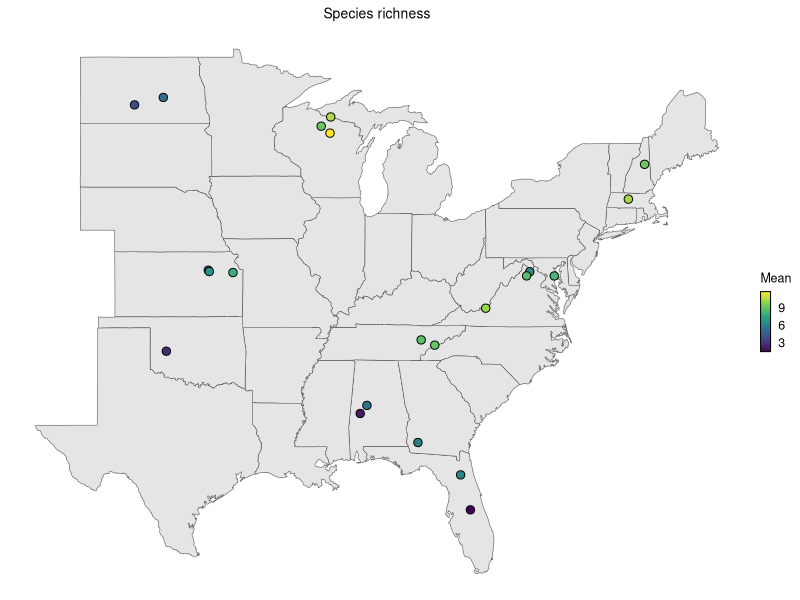
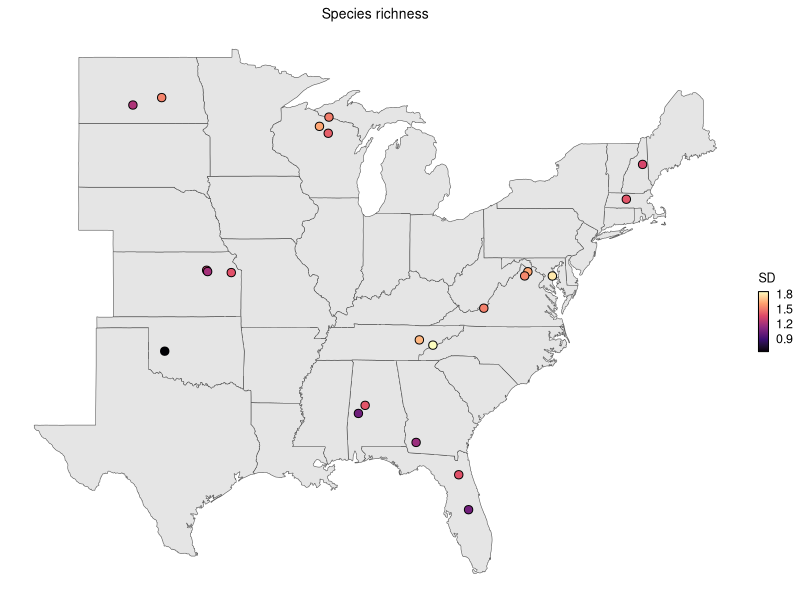
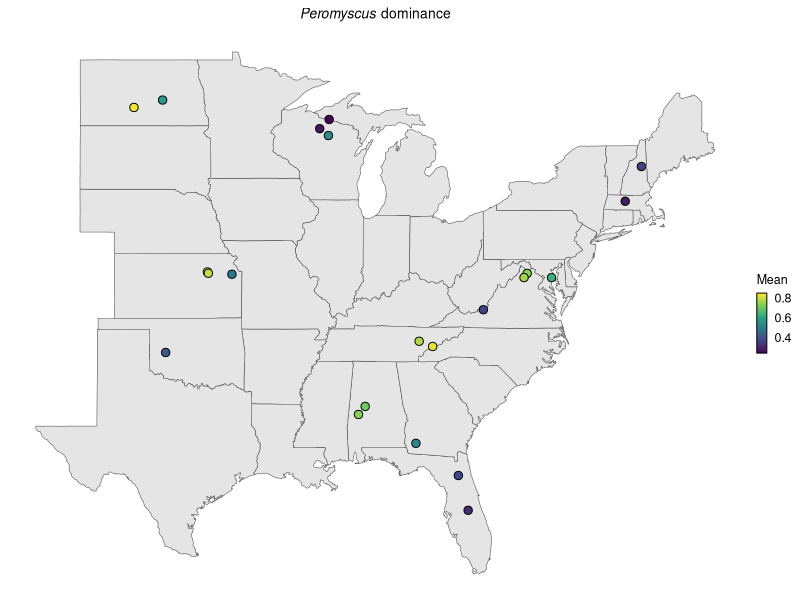
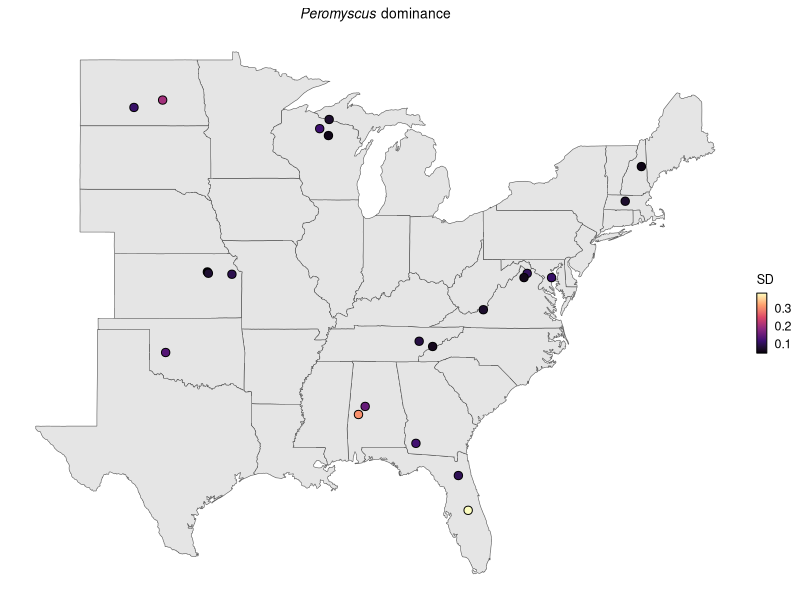
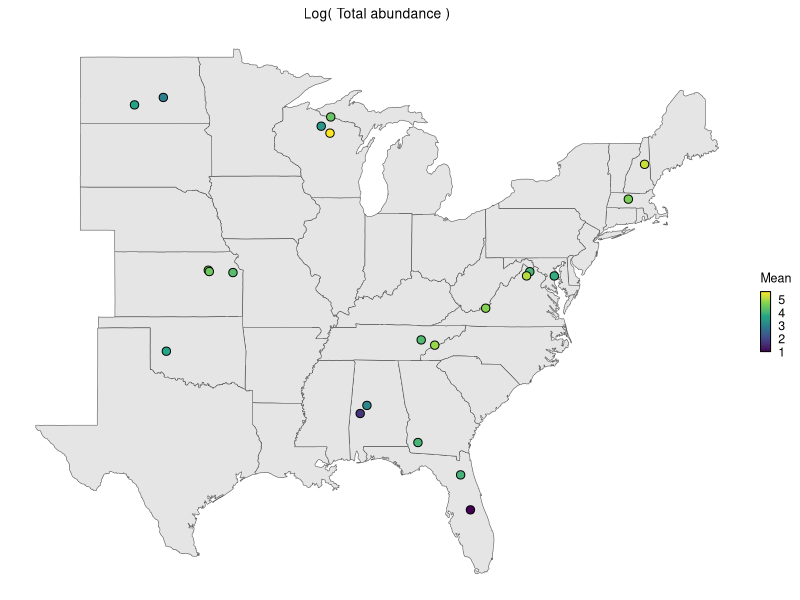
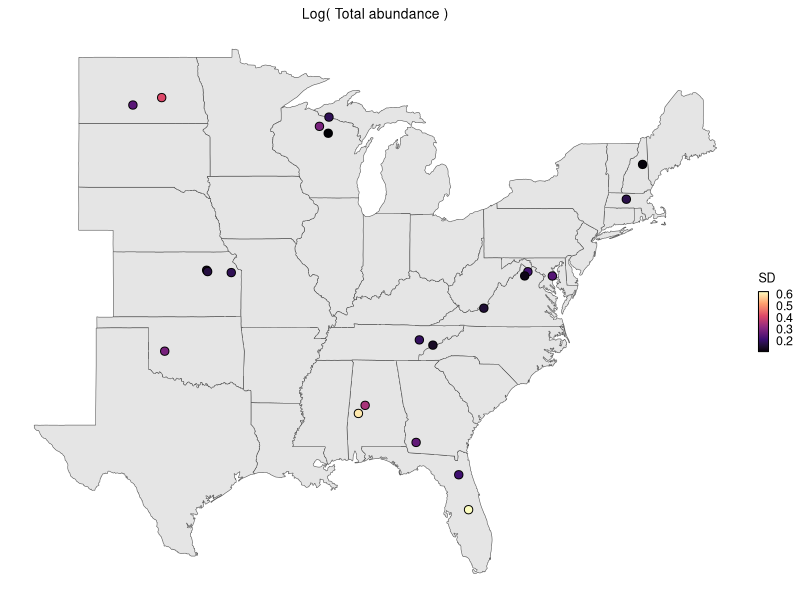
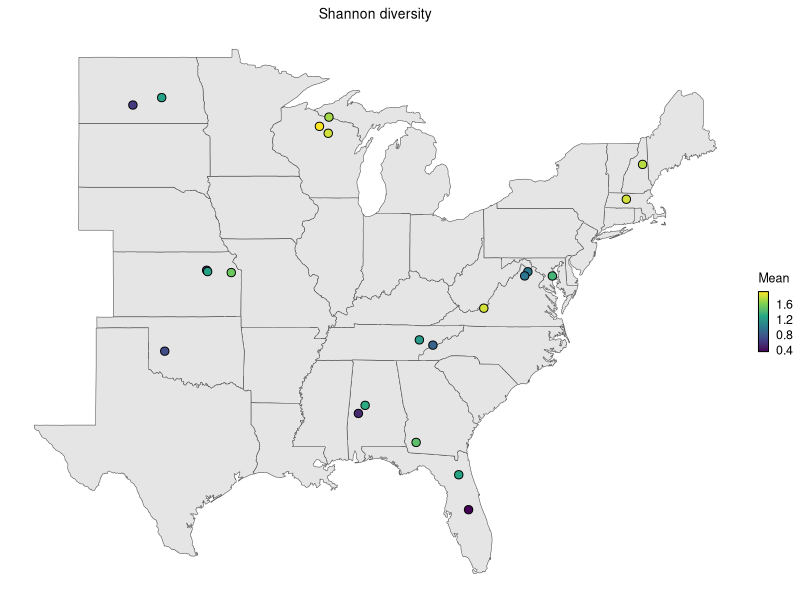
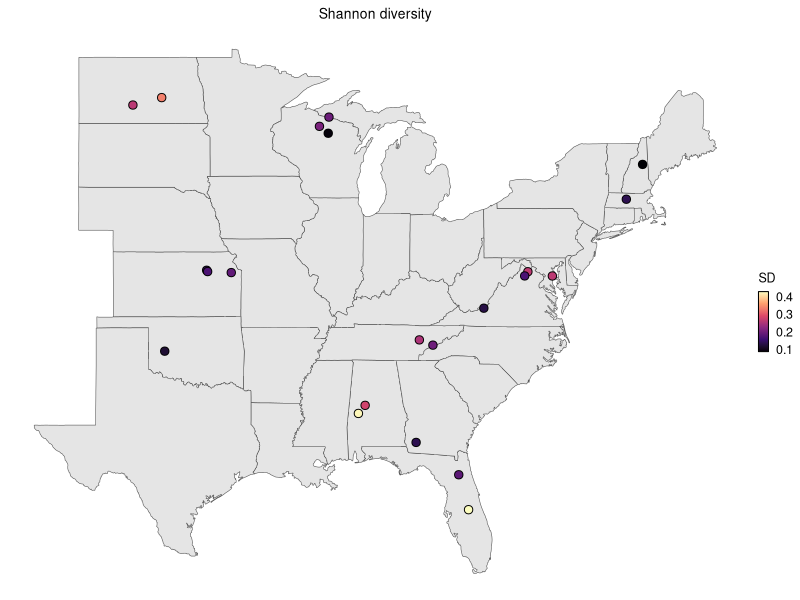

Write R code to recreate these figures, in order.
library(tidyverse)
library(here)
library(patchwork)
library(sf)

setwd(here::here("data"))
d <- readr::read_csv("disease_with_biodiversity_metrics_v01.csv") |> 
  dplyr::select(siteID, site) |> 
  dplyr::distinct()

setwd(here::here("results"))

df <- read_csv("sr_site_posterior.csv") |> 
  dplyr::group_by(site, period) |> 
  dplyr::summarise(mean = mean(sr), 
                   sd = sd(sr)) |> 
  dplyr::filter(mean > 0) |> 
  tibble::add_column(metric = "Species richness") |> 
  dplyr::full_join(
    read_csv("pd_site_posterior.csv") |> 
      dplyr::group_by(site, period) |> 
      dplyr::summarise(mean = mean(pd), 
                       sd = sd(pd)) |> 
      dplyr::filter(mean > 0) |> 
      tibble::add_column(metric = "Peromyscus dominance")
    ) |> 
  dplyr::full_join(
    read_csv("n_site_posterior.csv") |> 
      dplyr::group_by(site, period) |> 
      dplyr::summarise(mean = mean(log1p(totN)), 
                       sd = sd(log1p(totN))) |> 
      dplyr::filter(mean > 0) |> 
      tibble::add_column(metric = "Total abundance")
  ) |> 
  dplyr::full_join(
    read_csv("shan_site_posterior.csv") |> 
      dplyr::group_by(site, period) |> 
      dplyr::summarise(mean = mean(shannon), 
                       sd = sd(shannon)) |> 
      dplyr::filter(mean > 0) |> 
      tibble::add_column(metric = "Shannon diversity")
  ) |> 
  dplyr::full_join(
    read_csv("faith_site_posterior.csv") |> 
      dplyr::group_by(site, period) |> 
      dplyr::summarise(mean = mean(n_pd), 
                       sd = sd(n_pd)) |> 
      dplyr::filter(mean > 0) |> 
      tibble::add_column(metric = "Phylogenetic diversity")
  )

usa <- sf::st_as_sf(maps::map("state", fill=TRUE, plot =FALSE)) |> 
  dplyr::filter(! ID %in% c("washington", "oregon", "california", "nevada", "idaho", "utah", "arizona", "new mexico", 
                            "colorado", "wyoming", "montana") )

sites <- tibble::tibble(
  siteID = c("BART", "BLAN", "CLBJ", "DCFS", "DELA", "DSNY", "GRSM", "HARV", 
             "JERC", "KONA", "KONZ", "LENO", "MLBS", "NOGP", "OAES", "ORNL", 
             "OSBS", "SCBI", "SERC", "STEI", "TALL", "TREE", "UKFS", "UNDE", 
             "WOOD"), 
  xcoord = c(-71.3001021666667, -77.9643916, -97.61411925, -99.096803, -87.8097465, 
             -81.4102095555556, -83.4818927777778, -72.2440151111111, -84.457995, 
             -96.6270666666667, -96.570225125, -88.1918962857143, -80.5240751666667, 
             -100.911671285714, -99.0628615, -84.269079, -81.980435375, -78.1503481428571, 
             -76.542701125, -90.0730375, -87.4199015, -89.5628562857143, -95.196369, 
             -89.520750625, -99.2389639090909),
  ycoord = c(44.049036, 39.0864602, 33.3610965, 47.1750165, 32.53394875, 
             28.082952, 35.6918571111111, 42.4386822222222, 31.193419, 39.1550028333333, 
             39.093005125, 31.8143305714286, 37.400306, 46.7946964285714, 
             35.412609875, 35.9345959, 29.69836225, 38.89244, 38.8898185, 
             45.8091743333333, 32.90788275, 45.4896738571429, 39.0467195, 
             46.236238875, 47.1379026363636)) 

for_plot <- df |> 
  dplyr::left_join(d) |> 
  dplyr::left_join(sites)|>
  sf::st_as_sf(coords = c("xcoord", "ycoord"), 
               crs = 4326) 

( sr <- ggplot2::ggplot() + 
    ggplot2::geom_sf(data = usa, aes(geometry = geom)) +
    ggplot2::geom_sf(data = filter(for_plot, metric == "Species richness" & period == 1),
                     aes(geometry = geometry, fill = mean),
                     pch = 21, 
                     color = "black", 
                     size = 2.5) +  
    ggplot2::scale_fill_viridis_c("Mean") + 
    ggplot2::theme_void() +
    ggplot2::ggtitle("Species richness") +
    ggplot2::theme(plot.title = element_text(hjust = 0.5, 
                                             size = 10,
                                             color = "black"),
                   legend.title = element_text(size = 9, color = "black"),
                   legend.text = element_text(size = 9, color = "black"),
                   legend.box.margin = margin(0, 5, 0, 0),
                   legend.frame = element_rect(color = "black"),
                   legend.ticks = element_blank())  + 
    guides(fill = guide_colorbar(barwidth = 0.5, barheight = 3)))

( sr_sd <- ggplot2::ggplot() + 
    ggplot2::geom_sf(data = usa, aes(geometry = geom)) +
    ggplot2::geom_sf(data = filter(for_plot, metric == "Species richness" & period == 1),
                     aes(geometry = geometry, fill = sd),
                     pch = 21, 
                     color = "black", 
                     size = 2.5) +  
    ggplot2::scale_fill_viridis_c("SD", option = "A") + 
    ggplot2::theme_void() +
    ggplot2::ggtitle("Species richness") +
    ggplot2::theme(plot.title = element_text(hjust = 0.5, 
                                             size = 10,
                                             color = "black"),
                   legend.title = element_text(size = 9, color = "black"),
                   legend.text = element_text(size = 9, color = "black"),
                   legend.box.margin = margin(0, 5, 0, 0),
                   legend.frame = element_rect(color = "black"),
                   legend.ticks = element_blank()) + 
    guides(fill = guide_colorbar(barwidth = 0.5, barheight = 3)))
  

( pd <- ggplot2::ggplot() + 
    ggplot2::geom_sf(data = usa, aes(geometry = geom)) +
    ggplot2::geom_sf(data = filter(for_plot, metric == "Peromyscus dominance" & period == 1),
                     aes(geometry = geometry, fill = mean),
                     pch = 21, 
                     color = "black", 
                     size = 2.5) +  
    ggplot2::scale_fill_viridis_c("Mean") + 
    ggplot2::theme_void() +
    ggplot2::ggtitle( expression( paste( italic("Peromyscus"), " dominance"))) +
    ggplot2::theme(plot.title = element_text(hjust = 0.5, 
                                             size = 10,
                                             color = "black"),
                   legend.title = element_text(size = 9, color = "black"),
                   legend.text = element_text(size = 9, color = "black"),
                   legend.box.margin = margin(0, 5, 0, 0),
                   legend.frame = element_rect(color = "black"),
                   legend.ticks = element_blank())  + 
    guides(fill = guide_colorbar(barwidth = 0.5, barheight = 3)))

( pd_sd <- ggplot2::ggplot() + 
    ggplot2::geom_sf(data = usa, aes(geometry = geom)) +
    ggplot2::geom_sf(data = filter(for_plot, metric == "Peromyscus dominance" & period == 1),
                     aes(geometry = geometry, fill = sd),
                     pch = 21, 
                     color = "black", 
                     size = 2.5) +  
    ggplot2::scale_fill_viridis_c("SD", 
                                   option = "A") + 
    ggplot2::theme_void() +
    ggplot2::ggtitle( expression( paste( italic("Peromyscus"), " dominance"))) +
    ggplot2::theme(plot.title = element_text(hjust = 0.5, 
                                             size = 10,
                                             color = "black"),
                   legend.title = element_text(size = 9, color = "black"),
                   legend.text = element_text(size = 9, color = "black"),
                   legend.box.margin = margin(0, 5, 0, 0),
                   legend.frame = element_rect(color = "black"),
                   legend.ticks = element_blank()) + 
    guides(fill = guide_colorbar(barwidth = 0.5, barheight = 3)))

( n <- ggplot2::ggplot() + 
    ggplot2::geom_sf(data = usa, aes(geometry = geom)) +
    ggplot2::geom_sf(data = filter(for_plot, metric == "Total abundance" & period == 1),
                     aes(geometry = geometry, fill = mean),
                     pch = 21, 
                     color = "black",
                     size = 2.5) +  
    ggplot2::scale_fill_viridis_c("Mean") + 
    ggplot2::theme_void() +
    ggplot2::ggtitle("Log( Total abundance )") +
    ggplot2::theme(plot.title = element_text(hjust = 0.5, 
                                             size = 10,
                                             color = "black"),
                   legend.title = element_text(size = 9, color = "black"),
                   legend.text = element_text(size = 9, color = "black"),
                   legend.box.margin = margin(0, 5, 0, 0),
                   legend.frame = element_rect(color = "black"),
                   legend.ticks = element_blank())  + 
    guides(fill = guide_colorbar(barwidth = 0.5, barheight = 3)))

( n_sd <- ggplot2::ggplot() + 
    ggplot2::geom_sf(data = usa, aes(geometry = geom)) +
    ggplot2::geom_sf(data = filter(for_plot, metric == "Total abundance" & period == 1),
                     aes(geometry = geometry, fill = sd),
                     pch = 21, 
                     color = "black",
                     size = 2.5) +  
    ggplot2::scale_fill_viridis_c("SD",
                                   option = "A") + 
    ggplot2::theme_void() +
    ggplot2::ggtitle("Log( Total abundance )") +
    ggplot2::theme(plot.title = element_text(hjust = 0.5, 
                                             size = 10,
                                             color = "black"),
                   legend.title = element_text(size = 9, color = "black"),
                   legend.text = element_text(size = 9, color = "black"),
                   legend.box.margin = margin(0, 5, 0, 0),
                   legend.frame = element_rect(color = "black"),
                   legend.ticks = element_blank())  + 
    guides(fill = guide_colorbar(barwidth = 0.5, barheight = 3)))

( shan <- ggplot2::ggplot() + 
    ggplot2::geom_sf(data = usa, aes(geometry = geom)) +
    ggplot2::geom_sf(data = filter(for_plot, metric == "Shannon diversity" & period == 1),
                     aes(geometry = geometry, fill = mean),
                     pch = 21, 
                     color = "black",
                     size = 2.5) +  
    ggplot2::scale_fill_viridis_c("Mean") + 
    ggplot2::theme_void() +
    ggplot2::ggtitle("Shannon diversity") +
    ggplot2::theme(plot.title = element_text(hjust = 0.5, 
                                             size = 10,
                                             color = "black"),
                   legend.title = element_text(size = 9, color = "black"),
                   legend.text = element_text(size = 9, color = "black"),
                   legend.box.margin = margin(0, 5, 0, 0),
                   legend.frame = element_rect(color = "black"),
                   legend.ticks = element_blank()) + 
  guides(fill = guide_colorbar(barwidth = 0.5, barheight = 3)))


( shan_sd <- ggplot2::ggplot() + 
    ggplot2::geom_sf(data = usa, aes(geometry = geom)) +
    ggplot2::geom_sf(data = filter(for_plot, metric == "Shannon diversity" & period == 1),
                     aes(geometry = geometry, fill = sd),
                     size = 2.5,
                     pch = 21, 
                     color = "black") +  
    ggplot2::scale_fill_viridis_c("SD", option = "A") + 
    ggplot2::theme_void() +
    ggplot2::ggtitle("Shannon diversity") +
    ggplot2::theme(plot.title = element_text(hjust = 0.5, 
                                             size = 10,
                                             color = "black"),
                   legend.title = element_text(size = 9, color = "black"),
                   legend.text = element_text(size = 9, color = "black"),
                   legend.box.margin = margin(0, 5, 0, 0),
                   legend.frame = element_rect(color = "black"),
                   legend.ticks = element_blank()) +
    guides(fill = guide_colorbar(barwidth = 0.5, barheight = 3)))

( faith <- ggplot2::ggplot() + 
    ggplot2::geom_sf(data = usa, aes(geometry = geom)) +
    ggplot2::geom_sf(data = filter(for_plot, metric == "Phylogenetic diversity" & period == 1),
                     aes(geometry = geometry, fill = mean),
                     pch = 21, 
                     color = "black",
                     size = 2.5) +  
    ggplot2::scale_fill_viridis_c("Mean") + 
    ggplot2::theme_void() +
    ggplot2::ggtitle("Phylogenetic diversity") +
    ggplot2::theme(plot.title = element_text(hjust = 0.5, 
                                             size = 10,
                                             color = "black"),
                   legend.title = element_text(size = 9, color = "black"),
                   legend.text = element_text(size = 9, color = "black"),
                   legend.box.margin = margin(0, 5, 0, 0),
                   legend.frame = element_rect(color = "black"),
                   legend.ticks = element_blank()) + 
    guides(fill = guide_colorbar(barwidth = 0.5, barheight = 3)))

( faith_sd <- ggplot2::ggplot() + 
    ggplot2::geom_sf(data = usa, aes(geometry = geom)) +
    ggplot2::geom_sf(data = filter(for_plot, metric == "Phylogenetic diversity" & period == 1),
                     aes(geometry = geometry, fill = sd),
                     size = 2.5,
                     pch = 21, 
                     color = "black") +  
    ggplot2::scale_fill_viridis_c("SD", option = "A") + 
    ggplot2::theme_void() +
    ggplot2::ggtitle("Phylogenetic diversity") +
    ggplot2::theme(plot.title = element_text(hjust = 0.5, 
                                             size = 10,
                                             color = "black"),
                   legend.title = element_text(size = 9, color = "black"),
                   legend.text = element_text(size = 9, color = "black"),
                   legend.box.margin = margin(0, 5, 0, 0),
                   legend.frame = element_rect(color = "black"),
                   legend.ticks = element_blank()) +
    guides(fill = guide_colorbar(barwidth = 0.5, barheight = 3)))

( sr / sr_sd) | ( pd / pd_sd ) | ( n / n_sd ) | (shan / shan_sd) | ( faith / faith_sd)

setwd(here::here("figures"))
ggplot2::ggsave(
  "figure_02.png", 
  width = 9.5, 
  height = 3, 
  units = "in", 
  dpi = 600)
